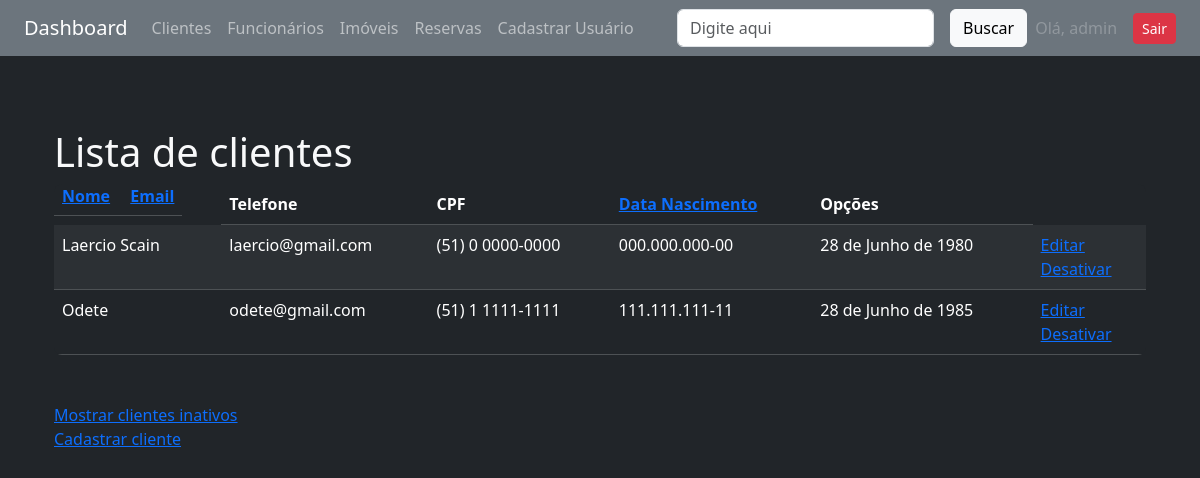
/clientes/nome/ (signed in), run on the app's committed database.
### clientes/models.py (models this page shows, shortened)
class Cliente(models.Model):
    nome = models.CharField(max_length=100)
    email = models.EmailField(unique=True)
    telefone = models.CharField(max_length=20)
    cpf = models.CharField(max_length=14, unique=True)
    data_nascimento = models.DateField(null=True, blank=True)
    ativo = models.BooleanField(default=True)

### clientes/views.py (the view)
# urls.py: path('<campo>/', clientes, name="lista"),
@login_required
def clientes(request, campo):
    query = request.GET.get('busca', '')
    if campo == 'nome' and query:
        clientes = Cliente.objects.filter(ativo=True, nome__icontains=query)
    else:
        clientes = Cliente.objects.filter(ativo=True)
    if campo:
        campo_ordenacao = ORDENACAO_CLIENTES_LOOKUP.get(campo, 'nome')
        clientes = clientes.order_by(campo_ordenacao)
    dados = {'clientes': clientes, 'ativos': True,
             'query': query, 'campo': campo}
    return render(request, 'clientes/lista.html', dados)

### clientes/templates/clientes/lista.html (shortened to what this page needs)
{% extends 'base.html' %}
{% load heroicons %}
{% block content %}
<div class="container-sm mt-5">
    <h1 class="h1">Lista de clientes</h1>
</div>
<div class="container-sm mt-2">
    <div class="bg-dark rounded-3 overflow-hidden">
        <table cellpadding="5" cellspacing="1" class="table table-dark table-striped mb-0">
            <thead>
                <tr>
                    <th class="d-inline">
                        {% if ativos %}
                        <a href="{% url 'clientes:lista' 'nome' %}">Nome</a>
                        {% else %}
                        <a href="{% url 'clientes:lista_inativos' 'nome' %}">Nome</a>
                        {% endif %}
                    </th>
                    <th class="d-inline">
                        {% if ativos %}
                        <a href="{% url 'clientes:lista' 'email' %}">Email</a>
                        {% else %}
                        <a href="{% url 'clientes:lista_inativos' 'email' %}">Email</a>
                        {% endif %}
                    </th>
                    <th>Telefone</th>
                    <th>CPF</th>
                    <th>
                        {% if ativos %}
                        <a href="{% url 'clientes:lista' 'data_nascimento' %}">Data Nascimento</a>
                        {% else %}
                        <a href="{% url 'clientes:lista_inativos' 'data_nascimento' %}">Data Nascimento</a>
                        {% endif %}
                    </th>
                    <th>Opções</th>
                </tr>
            </thead>
            <tbody>
                {% for cliente in clientes %}
                <tr>
                    <td>{{ cliente.nome }}</td>
                    <td>{{ cliente.email }}</td>
                    <td>{{ cliente.telefone }}</td>
                    <td>{{ cliente.cpf }}</td>
                    <td>{{ cliente.data_nascimento }}</td>
                    <td class="d-flex flex-column">
                        <a href="{% url 'clientes:editar' cliente.id %}">Editar</a>
                        {% if ativos %}
                        <a href="{% url 'clientes:desativar' cliente.id %}">Desativar</a>
                        {% else %}
                        <a href="{% url 'clientes:ativar' cliente.id %}">Ativar</a>
                        {% endif %}
                    </td>
                </tr>
                {% empty %}
                <tr>
                    <td colspan="6">Nenhum cliente cadastrado.</td>
                </tr>
                {% endfor %}
            </tbody>
        </table>
    </div>
</div>
<div class="container-sm mt-5 d-flex flex-column">
    {% if ativos %}
    <a href="{% url 'clientes:lista_inativos' 'nome' %}">Mostrar clientes inativos</a>
    {% else %}
    <a href="{% url 'clientes:lista' 'nome' %}">Mostrar clientes ativos</a>
    {% endif %}
    <a href="{% url 'clientes:cadastrar' %}">Cadastrar cliente</a>
</div>
{% endblock %}

### core/templates/base.html (shortened to what this page needs)
<!DOCTYPE html>
<html lang="pt-br">
<head>
    <link href="https://cdn.jsdelivr.net/npm/bootstrap@5.3.6/dist/css/bootstrap.min.css" rel="stylesheet">
</head>
<body class="bg-dark text-light">
    <nav class="navbar navbar-expand-lg navbar-dark bg-secondary px-4">
        <a class="navbar-brand" href="{% url 'core:index' %}">Dashboard</a>
        <div class="collapse navbar-collapse">
            <ul class="navbar-nav me-auto">
                <li class="nav-item">
                    <a class="nav-link" href="{% url 'clientes:lista' 'nome' %}">Clientes</a>
                </li>
                <li class="nav-item">
                    <a class="nav-link" href="{% url 'funcionarios:lista' 'nome' %}">Funcionários</a>
                </li>
                <li class="nav-item">
                    <a class="nav-link" href="{% url 'imoveis:lista' 'nome' %}">Imóveis</a>
                </li>
                <li class="nav-item">
                    <a class="nav-link" href="{% url 'imoveis:lista_reservas' 'cliente' %}">Reservas</a>
                </li>
                <li class="nav-item">
                    <a class="nav-link" href="{% url 'auth:cadastrar' %}">Cadastrar Usuário</a>
                </li>
            </ul>
        </div>
        {% include 'partials/_busca.html' %}
        {% if user.is_authenticated %}
        <ul class="navbar-nav ms-auto">
            <li class="nav-item">
                <div class="d-flex align-items-center gap-2">
                    <span class="nav-link disabled mb-0">Olá, {{ user.username }}</span>
                    <a class="btn btn-danger btn-sm" href="{% url 'auth:logout' %}">Sair</a>
                </div>
            </li>
        </ul>
        {% endif %}
    </nav>
    <main class="container py-4">
        {% block content %}{% endblock %}
    </main>
</body>
</html>

### data on the page
Cliente: nome "Laercio Scain", email "laercio@gmail.com", telefone "(51) 0 0000-0000", cpf "000.000.000-00", data_nascimento "28 de Junho de 1980"
Cliente: nome "Odete", email "odete@gmail.com", telefone "(51) 1 1111-1111", cpf "111.111.111-11", data_nascimento "28 de Junho de 1985"

### other printed values
{{ user.username }} "admin"
